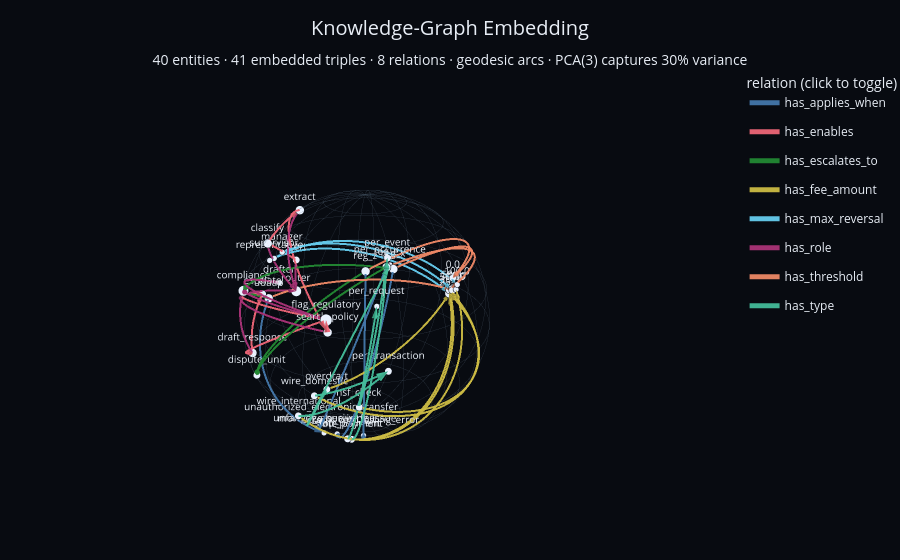

Here is the notebook cell this chart was saved with:
### Markdown cell above
## Visualize the graph on the sphere

GMS places every entity on a sphere and every relation as an operator, so a triple's plausibility is the geodesic distance the earlier cell printed. The figure renders the entities and the triples that connect them.

### Code cell
import sys
for up in (Path.cwd(), Path.cwd().parent, Path.cwd().parent / 'notebooks',
           Path.cwd() / 'notebooks'):
    if (up / 'kg_sphere.py').exists():
        sys.path.insert(0, str(up)); break
import kg_sphere as K
kg = K.load_gms_store(str(STORE), source='v')
print(f'{len(kg.labels)} entities, {len(kg.triples)} triples')
fig = K.visualize(kg, show=False)
fig

### Figure 1 — Plotly figure (JSON) as saved in the notebook; plotly's stock layout.template omitted (floating-point values rounded to 4 significant figures; data arrays with more than 128 entries replaced by an {"elided": "..."} marker saying what was removed)
{"data": [{"hoverinfo": "skip", "line": {"color": "#5f7488", "width": 1}, "mode": "lines", "name": "graticule", "opacity": 0.28, "showlegend": false, "type": "scatter3d", "x": {"elided": "2457 float values"}, "y": {"elided": "2457 float values"}, "z": {"elided": "2457 float values"}}, {"hoverinfo": "skip", "legendgroup": "has_applies_when", "line": {"color": "#4477AA", "width": 4}, "mode": "lines", "name": "has_applies_when", "opacity": 0.95, "type": "scatter3d", "x": {"elided": "196 float values"}, "y": {"elided": "196 float values"}, "z": {"elided": "196 float values"}}, {"anchor": "tip", "colorscale": [[0, "#4477AA"], [1, "#4477AA"]], "hoverinfo": "skip", "legendgroup": "has_applies_when", "showlegend": false, "showscale": false, "sizemode": "raw", "sizeref": 1.0, "type": "cone", "u": [-0.01789, -0.0418, -0.05514, -0.05043], "v": [0.07789, -0.05647, -0.05108, -0.05039], "w": [0.003546, -0.03826, -0.02741, -0.0363], "x": [0.6871, 0.4737, 0.4329, 0.2903], "y": [0.2402, 0.1506, -0.0919, 0.2727], "z": [-0.6857, -0.8677, -0.8968, -0.9173]}, {"hoverinfo": "skip", "legendgroup": "has_enables", "line": {"color": "#EE6677", "width": 4}, "mode": "lines", "name": "has_enables", "opacity": 0.95, "type": "scatter3d", "x": {"elided": "343 float values"}, "y": {"elided": "343 float values"}, "z": {"elided": "343 float values"}}, {"anchor": "tip", "colorscale": [[0, "#EE6677"], [1, "#EE6677"]], "hoverinfo": "skip", "legendgroup": "has_enables", "showlegend": false, "showscale": false, "sizemode": "raw", "sizeref": 1.0, "type": "cone", "u": [0.05543, -0.04569, -0.001954, -0.01894, -0.05392, -0.06702, -0.06002], "v": [0.04528, 0.047, 0.054, -0.03165, -0.04503, -0.02843, -0.02354], "w": [0.03573, 0.04586, -0.05899, 0.07099, -0.03828, -0.03316, 0.04736], "x": [0.3472, 0.1371, 0.816, 0.7993, 0.6981, 0.338, 0.338], "y": [-0.7905, -0.6082, 0.4688, 0.438, -0.6343, -0.9411, -0.9411], "z": [0.5046, 0.7819, 0.3381, 0.4114, -0.3322, -0.008197, -0.008197]}, {"hoverinfo": "skip", "legendgroup": "has_escalates_to", "line": {"color": "#228833", "width": 4}, "mode": "lines", "name": "has_escalates_to", "opacity": 0.95, "type": "scatter3d", "x": {"elided": "196 float values"}, "y": {"elided": "196 float values"}, "z": {"elided": "196 float values"}}, {"anchor": "tip", "colorscale": [[0, "#228833"], [1, "#228833"]], "hoverinfo": "skip", "legendgroup": "has_escalates_to", "showlegend": false, "showscale": false, "sizemode": "raw", "sizeref": 1.0, "type": "cone", "u": [0.03225, -0.01456, -0.02358, -0.02384], "v": [0.06544, -0.05995, -0.04893, -0.04589], "w": [0.03283, -0.05094, -0.05874, -0.06104], "x": [0.7977, 0.7977, 0.9401, 0.9401], "y": [-0.5169, -0.5169, -0.2255, -0.2255], "z": [0.3106, 0.3106, -0.2556, -0.2556]}, {"hoverinfo": "skip", "legendgroup": "has_fee_amount", "line": {"color": "#CCBB44", "width": 4}, "mode": "lines", "name": "has_fee_amount", "opacity": 0.95, "type": "scatter3d", "x": {"elided": "294 float values"}, "y": {"elided": "294 float values"}, "z": {"elided": "294 float values"}}, {"anchor": "tip", "colorscale": [[0, "#CCBB44"], [1, "#CCBB44"]], "hoverinfo": "skip", "legendgroup": "has_fee_amount", "showlegend": false, "showscale": false, "sizemode": "raw", "sizeref": 1.0, "type": "cone", "u": [-0.007385, -0.01619, -0.01699, -0.01603, -0.01616, -0.01353], "v": [0.03436, -0.0735, -0.03301, -0.0722, -0.04131, -0.03533], "w": [0.07187, 0.02712, 0.07086, 0.0305, 0.06658, 0.07049], "x": [-0.9899, -0.9899, -0.9873, -0.9926, -0.983, -0.9926], "y": [0.1051, 0.1051, 0.1085, 0.1019, 0.1812, 0.1019], "z": [-0.09511, -0.09511, -0.1162, -0.06542, -0.02989, -0.06542]}, {"hoverinfo": "skip", "legendgroup": "has_max_reversal", "line": {"color": "#66CCEE", "width": 4}, "mode": "lines", "name": "has_max_reversal", "opacity": 0.95, "type": "scatter3d", "x": {"elided": "147 float values"}, "y": {"elided": "147 float values"}, "z": {"elided": "147 float values"}}, {"anchor": "tip", "colorscale": [[0, "#66CCEE"], [1, "#66CCEE"]], "hoverinfo": "skip", "legendgroup": "has_max_reversal", "showlegend": false, "showscale": false, "sizemode": "raw", "sizeref": 1.0, "type": "cone", "u": [0.005249, 0.009179, 0.00728], "v": [0.07672, 0.07547, 0.07558], "w": [-0.02206, -0.02491, -0.02519], "x": [-0.9899, -0.9811, -0.9889], "y": [0.1051, 0.1921, 0.1388], "z": [-0.09511, 0.02224, -0.05282]}, {"hoverinfo": "skip", "legendgroup": "has_role", "line": {"color": "#AA3377", "width": 4}, "mode": "lines", "name": "has_role", "opacity": 0.95, "type": "scatter3d", "x": {"elided": "343 float values"}, "y": {"elided": "343 float values"}, "z": {"elided": "343 float values"}}, {"anchor": "tip", "colorscale": [[0, "#AA3377"], [1, "#AA3377"]], "hoverinfo": "skip", "legendgroup": "has_role", "showlegend": false, "showscale": false, "sizemode": "raw", "sizeref": 1.0, "type": "cone", "u": [0.00432, -0.04406, -0.01603, -0.07548, -0.07059, -0.03302, -0.008191], "v": [0.009395, 0.009916, 0.008777, 0.003434, -0.01324, -0.06935, 0.02865], "w": [-0.07933, -0.06603, -0.07789, -0.02628, -0.03523, -0.02237, 0.07424], "x": [-0.07278, -0.07278, -0.07278, -0.07278, 0.1113, 0.7977, 0.7977], "y": [-0.9887, -0.9887, -0.9887, -0.9887, -0.9937, -0.5169, -0.5169], "z": [-0.1312, -0.1312, -0.1312, -0.1312, 0.01133, 0.3106, 0.3106]}, {"hoverinfo": "skip", "legendgroup": "has_threshold", "line": {"color": "#EE8866", "width": 4}, "mode": "lines", "name": "has_threshold", "opacity": 0.95, "type": "scatter3d", "x": {"elided": "196 float values"}, "y": {"elided": "196 float values"}, "z": {"elided": "196 float values"}}, {"anchor": "tip", "colorscale": [[0, "#EE8866"], [1, "#EE8866"]], "hoverinfo": "skip", "legendgroup": "has_threshold", "showlegend": false, "showscale": false, "sizemode": "raw", "sizeref": 1.0, "type": "cone", "u": [0.005584, -0.01566, -0.009383, -0.01575], "v": [0.07932, -0.05281, -0.05293, -0.04818], "w": [0.008741, -0.05801, -0.05925, -0.06189], "x": [-0.9889, -0.9889, -0.9916, -0.9889], "y": [0.1388, 0.1322, 0.1241, 0.1322], "z": [-0.05282, 0.06761, -0.03634, 0.06761]}, {"hoverinfo": "skip", "legendgroup": "has_type", "line": {"color": "#44BB99", "width": 4}, "mode": "lines", "name": "has_type", "opacity": 0.95, "type": "scatter3d", "x": {"elided": "294 float values"}, "y": {"elided": "294 float values"}, "z": {"elided": "294 float values"}}, {"anchor": "tip", "colorscale": [[0, "#44BB99"], [1, "#44BB99"]], "hoverinfo": "skip", "legendgroup": "has_type", "showlegend": false, "showscale": false, "sizemode": "raw", "sizeref": 1.0, "type": "cone", "u": [-0.06163, -0.04933, -0.04591, -0.05952, -0.05017, -0.03525], "v": [-0.01127, -0.03497, -0.03656, 0.04162, 0.03394, -0.01797], "w": [0.04975, 0.05238, 0.05436, 0.03356, 0.05226, 0.06953], "x": [0.3618, 0.3479, 0.3479, 0.5868, 0.5868, 0.5542], "y": [0.5945, 0.5579, 0.5579, 0.8053, 0.8053, 0.6623], "z": [0.7181, 0.7535, 0.7535, 0.08533, 0.08533, 0.5041]}, {"customdata": [2.0, 1.0, 1.0, 2.0, 3.0, 1.0, 1.0, 2.0, 3.0, 4.0, 1.0, 2.0, 3.0, 1.0, 2.0, 3.0, 5.0, 2.0, 1.0, 1.0, 2.0, 2.0, 2.0, 1.0, 1.0, 2.0, 3.0, 3.0, 3.0, 1.0, 4.0, 3.0, 2.0, 2.0, 1.0, 3.0, 1.0, 1.0, 2.0, 2.0], "hovertemplate": "<b>%{text}</b><br>degree %{customdata:.0f}<extra></extra>", "marker": {"color": "#eaf2ff", "line": {"color": "#080b11", "width": 1.5}, "opacity": 1.0, "size": [8.6, 6.8, 6.8, 8.6, 10.4, 6.8, 6.8, 8.6, 10.4, 12.2, 6.8, 8.6, 10.4, 6.8, 8.6, 10.4, 14.0, 8.6, 6.8, 6.8, 8.6, 8.6, 8.6, 6.8, 6.8, 8.6, 10.4, 10.4, 10.4, 6.8, 12.2, 10.4, 8.6, 8.6, 6.8, 10.4, 6.8, 6.8, 8.6, 8.6]}, "mode": "markers+text", "name": "entities", "showlegend": false, "text": ["0.0", "100.0", "25.0", "30.0", "35.0", "45.0", "50.0", "500.0", "classify", "compliance", "credit_card_billing_error", "dispute_unit", "draft_response", "drafter", "escalate", "extract", "flag_regulatory", "late_payment", "manager", "mortgage_servicing_issue", "nsf_check", "overdraft", "per_event", "per_occurrence", "per_request", "per_transaction", "reg_e", "reg_x", "reg_z", "representative", "router", "search_policy", "start", "stop_payment", "supervisor", "udaap", "unauthorized_electronic_transfer", "unfair_or_abusive_fee", "wire_domestic", "wire_international"], "textfont": {"color": "#e8eef6", "size": 10}, "textposition": "top center", "type": "scatter3d", "x": [-0.9889, -0.9811, -0.9873, -0.9926, -0.9899, -0.983, -0.9916, -0.9889, 0.3472, 0.7977, 0.2903, 0.9401, 0.6981, 0.1113, 0.338, 0.1371, 0.7993, 0.5012, 0.09186, 0.4737, 0.7187, 0.07202, 0.3479, 0.3618, 0.5542, 0.5868, 0.3892, 0.3577, 0.508, 0.2449, -0.07278, 0.816, -0.08616, 0.5456, 0.1854, 0.2629, 0.4329, 0.6871, 0.9011, 0.8681], "y": [0.1322, 0.1921, 0.1085, 0.1019, 0.1051, 0.1812, 0.1241, 0.1388, -0.7905, -0.5169, 0.2727, -0.2255, -0.6343, -0.9937, -0.9411, -0.6082, 0.438, 0.3516, -0.9443, 0.1506, 0.6621, -0.4277, 0.5579, 0.5945, 0.6623, 0.8053, 0.5888, 0.6221, 0.5127, -0.9263, -0.9887, 0.4688, -0.9795, 0.3533, -0.9405, -0.9612, -0.0919, 0.2402, 0.4056, 0.1662], "z": [0.06761, 0.02224, -0.1162, -0.06542, -0.09511, -0.02989, -0.03634, -0.05282, 0.5046, 0.3106, -0.9173, -0.2556, -0.3322, 0.01133, -0.008197, 0.7819, 0.4114, -0.7906, 0.3159, -0.8677, -0.2124, -0.9011, 0.7535, 0.7181, 0.5041, 0.08533, 0.7084, 0.6964, 0.6922, 0.2865, -0.1312, 0.3381, 0.1821, -0.7599, 0.2848, -0.08337, -0.8968, -0.6857, -0.1535, -0.4677]}], "layout": {"font": {"color": "#e8eef6"}, "legend": {"bgcolor": "rgba(0,0,0,0)", "font": {"color": "#e8eef6"}, "itemsizing": "constant", "title": {"text": "relation (click to toggle)"}}, "margin": {"b": 0, "l": 0, "r": 0, "t": 70}, "paper_bgcolor": "#080b11", "scene": {"aspectmode": "cube", "bgcolor": "#080b11", "camera": {"eye": {"x": 1.45, "y": 1.45, "z": 1.05}}, "dragmode": "orbit", "xaxis": {"range": [-1.05, 1.05], "showbackground": false, "showgrid": false, "showticklabels": false, "title": {"text": ""}, "zeroline": false}, "yaxis": {"range": [-1.05, 1.05], "showbackground": false, "showgrid": false, "showticklabels": false, "title": {"text": ""}, "zeroline": false}, "zaxis": {"range": [-1.05, 1.05], "showbackground": false, "showgrid": false, "showticklabels": false, "title": {"text": ""}, "zeroline": false}}, "title": {"font": {"color": "#e8eef6", "size": 20}, "text": "Knowledge-Graph Embedding<br><sub>40 entities · 41 embedded triples · 8 relations · geodesic arcs · PCA(3) captures 30% variance</sub>", "x": 0.5, "xanchor": "center"}}}
